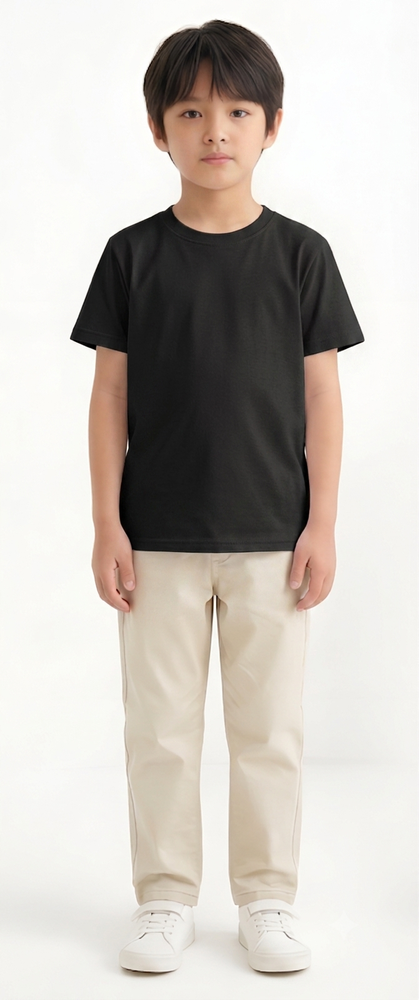
#> input picture 옷/Gemini_Generated_Image_6ik01j6ik01j6ik0.png, 419 x 1000 px, shrunk from 670 x 1600 before the run
$ python remove_bg.py '../옷/Gemini_Generated_Image_6ik01j6ik01j6ik0.png' out.png
#> lines starting #> are read from the running program, lines starting #| are printed output that depends on the picture; after the words box and inside, x2 and y2 are one past the last pixel; in counts of white or black regions, pixels touching at a corner belong together
#!/usr/bin/env python3
import sys
import cv2
import numpy as np
import json

def remove_background(input_path, output_path):
    """
    OpenCV를 사용하여 배경 제거
    흰색 배경을 투명하게 변환
    """
#> called with output_path = 'out.png'
    try:
        # 이미지 읽기
        img = cv2.imread(input_path, cv2.IMREAD_UNCHANGED)
#> img is the input picture: shape (1000, 419, 4); mean B, G, R, A 188.2, 194.4, 200.1, 255

        if img is None:
            return {"error": "이미지를 읽을 수 없습니다"}

        # RGBA가 아니면 RGBA로 변환
        if len(img.shape) < 3 or img.shape[2] != 4:
            img = cv2.cvtColor(img, cv2.COLOR_BGR2BGRA)

        height, width = img.shape[:2]
#> height = 1000; width = 419

        # BGR 채널과 알파 채널 분리
        b, g, r, a = cv2.split(img)
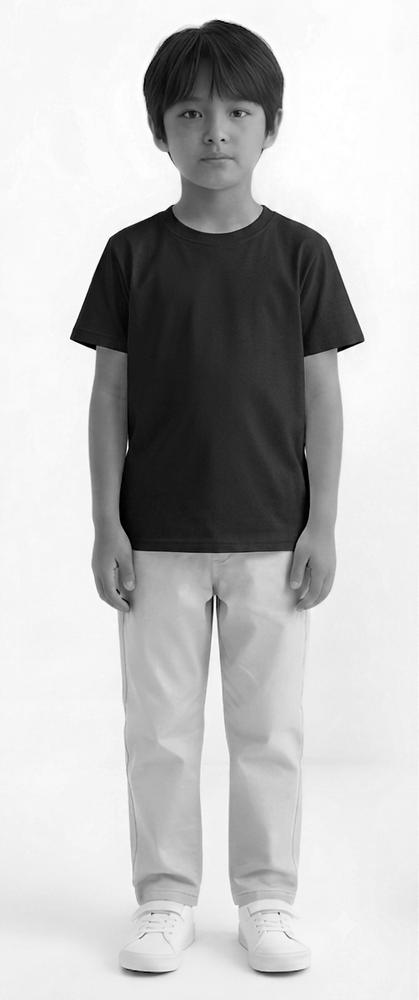
#> b: shape (1000, 419); min 0, max 255, mean 188.2
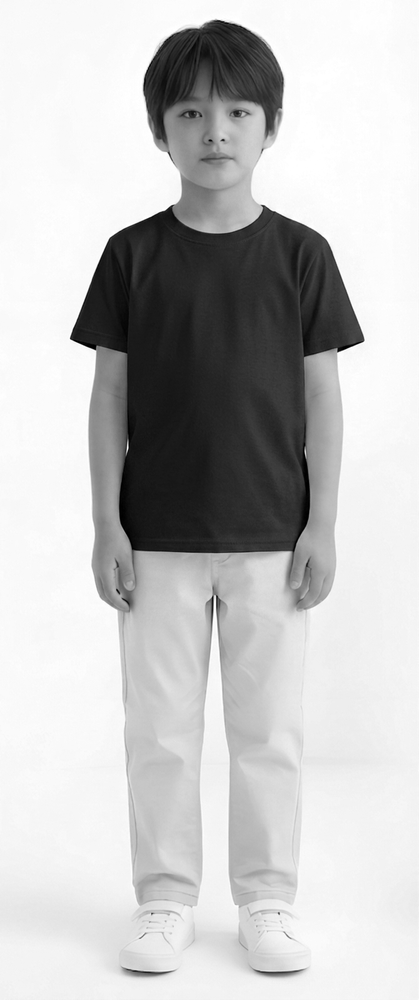
#> g: shape (1000, 419); min 0, max 255, mean 194.4
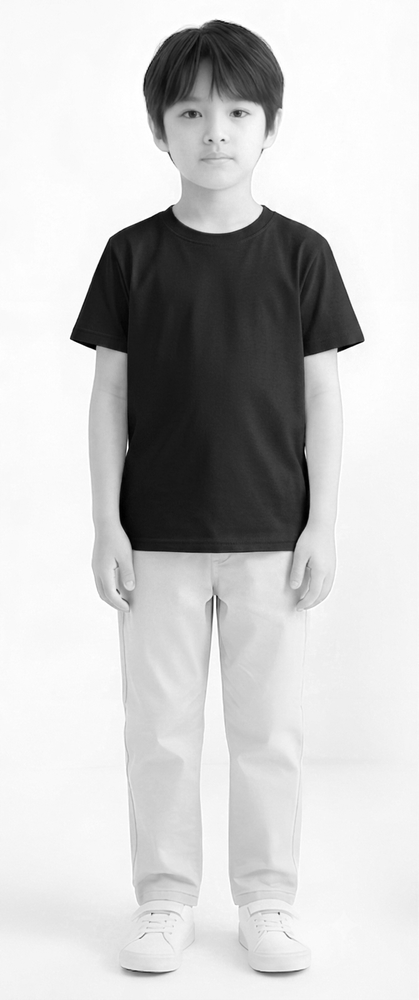
#> r: shape (1000, 419); min 0, max 255, mean 200.1
#> a: shape (1000, 419); every value is 255
        bgr = cv2.merge([b, g, r])

        # BGR을 HSV로 변환
        hsv = cv2.cvtColor(bgr, cv2.COLOR_BGR2HSV)
#> hsv: shape (1000, 419, 3); mean H, S, V 27.8, 17.7, 200.3

        # 흰색 배경 감지 (정확한 범위)
        lower_white = np.array([0, 0, 180])
        upper_white = np.array([180, 30, 255])

        # 마스크 생성
        mask = cv2.inRange(hsv, lower_white, upper_white)
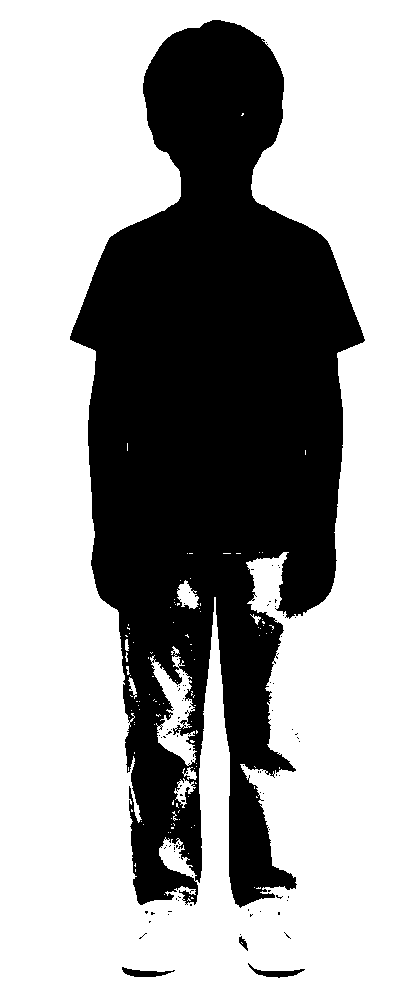
#> mask: shape (1000, 419); 64.8% white; 91 black regions (87 under 20 px), largest, box (x1, y1, x2, y2) and area: (70, 20, 365, 908) 146733, (248, 963, 305, 978) 271, (122, 967, 175, 977) 262, (239, 936, 248, 951) 61
        mask_inv = cv2.bitwise_not(mask)

        # 모폴로지 연산으로 노이즈 제거
        kernel = cv2.getStructuringElement(cv2.MORPH_ELLIPSE, (5, 5))
        mask_inv = cv2.morphologyEx(mask_inv, cv2.MORPH_CLOSE, kernel, iterations=2)
#> mask_inv: shape (1000, 419); 36.1% white; 17 white regions (12 under 20 px), largest, box (x1, y1, x2, y2) and area: (70, 20, 365, 908) 150453, (248, 963, 305, 978) 272, (122, 967, 175, 977) 262, (239, 934, 248, 951) 68, (145, 910, 155, 915) 20
        mask_inv = cv2.morphologyEx(mask_inv, cv2.MORPH_OPEN, kernel, iterations=1)
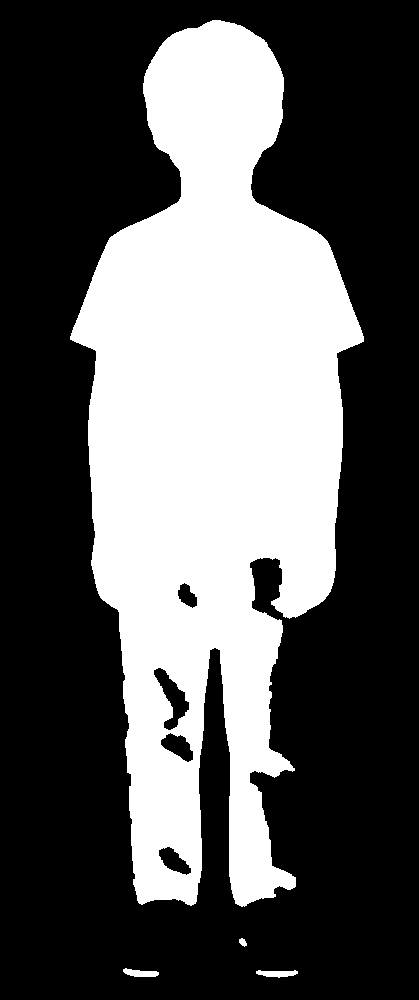
#> mask_inv: shape (1000, 419); 36% white; 4 white regions, box (x1, y1, x2, y2) and area: (70, 20, 364, 907) 150334, (256, 970, 298, 978) 224, (123, 968, 159, 977) 213, (239, 938, 247, 947) 47

        # 하단 정리 (마지막 30픽셀만 추가 처리)
        # 하단의 그라데이션 처리
        bottom_region = mask_inv[height-30:height, :]
#> bottom_region: shape (30, 419); 3.4% white; 2 white regions, box (x1, y1, x2, y2) and area: (256, 0, 298, 8) 224, (123, 0, 159, 7) 202
        bottom_blur = cv2.GaussianBlur(bottom_region, (7, 7), 2)
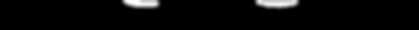
#> bottom_blur: shape (30, 419); min 0, max 255, mean 9.1
        mask_inv[height-30:height, :] = bottom_blur
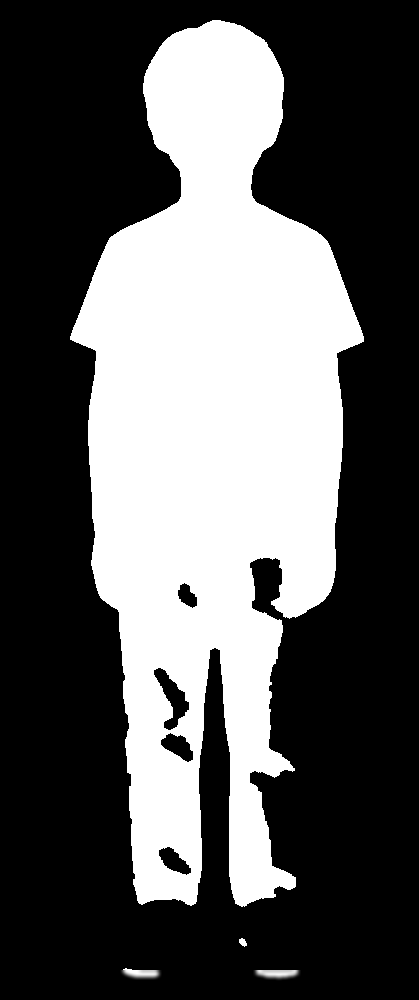
#> mask_inv: shape (1000, 419); 0.2% of pixels changed, all inside (x1, y1, x2, y2) = (120, 970, 301, 981)

        # 경계선 부드럽게 (가우시안 블러)
        mask_smooth = cv2.GaussianBlur(mask_inv, (5, 5), 1)

        # 알파 채널 업데이트
        alpha_new = mask_smooth

        # BGRA 이미지 생성
        result = cv2.merge([b, g, r, alpha_new])

        # PNG로 저장
        cv2.imwrite(output_path, result, [cv2.IMWRITE_PNG_COMPRESSION, 9])

        return {"success": True, "message": "배경 제거 완료"}

    except Exception as e:
        return {"error": str(e)}

if __name__ == "__main__":
    if len(sys.argv) != 3:
        print(json.dumps({"error": "인자가 부족합니다"}))
        sys.exit(1)

    input_path = sys.argv[1]
    output_path = sys.argv[2]

    result = remove_background(input_path, output_path)
    print(json.dumps(result, ensure_ascii=False))

$ run again, on 옷/Gemini_Generated_Image_chy7n1chy7n1chy7_ALTools_AIUpscaler.png
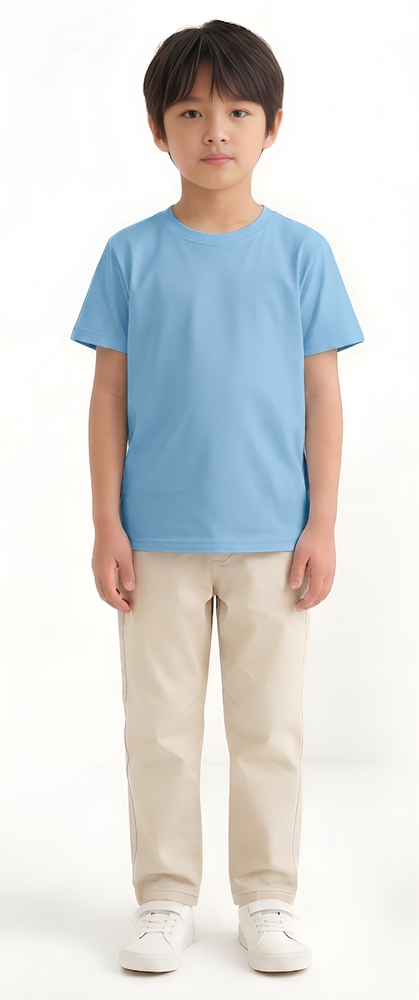
#> input picture 옷/Gemini_Generated_Image_chy7n1chy7n1chy7_ALTools_AIUpscaler.png, 419 x 1000 px, shrunk from 1340 x 3200 before the run
#> in remove_background, img is the input picture: shape (1000, 419, 3); mean B, G, R 217.7, 218.5, 218
#> img: shape (1000, 419, 4)
#> a: shape (1000, 419); every value is 255
#> hsv: shape (1000, 419, 3); mean H, S, V 37.9, 30.4, 229.6
#> in remove_background, `mask = cv2.inRange(hsv, lower_white, upper_white)`:
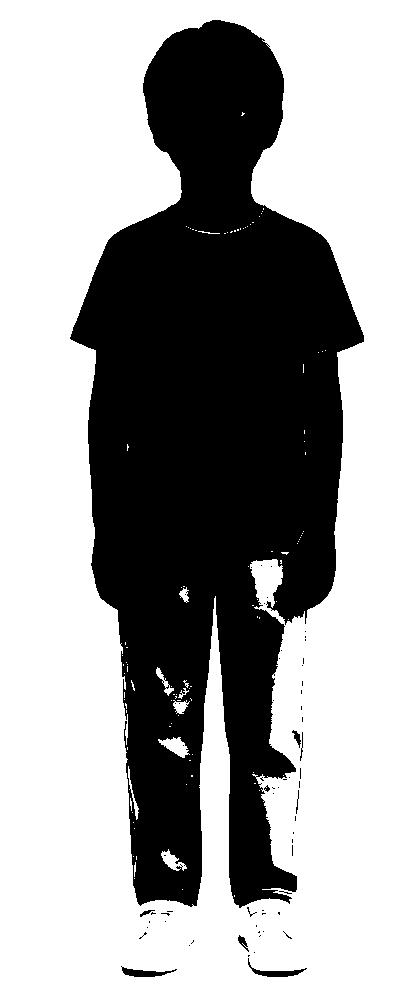
#> mask: shape (1000, 419); 63.5% white; 64 black regions (54 under 20 px), largest, box (x1, y1, x2, y2) and area: (70, 20, 364, 908) 152058, (248, 958, 307, 977) 282, (121, 966, 177, 977) 273
#> bottom_region: shape (30, 419); 3.4% white; 2 white regions, box (x1, y1, x2, y2) and area: (256, 0, 299, 7) 226, (123, 0, 158, 7) 203
#> in remove_background, `mask_inv[height-30:height, :] = bottom_blur`:
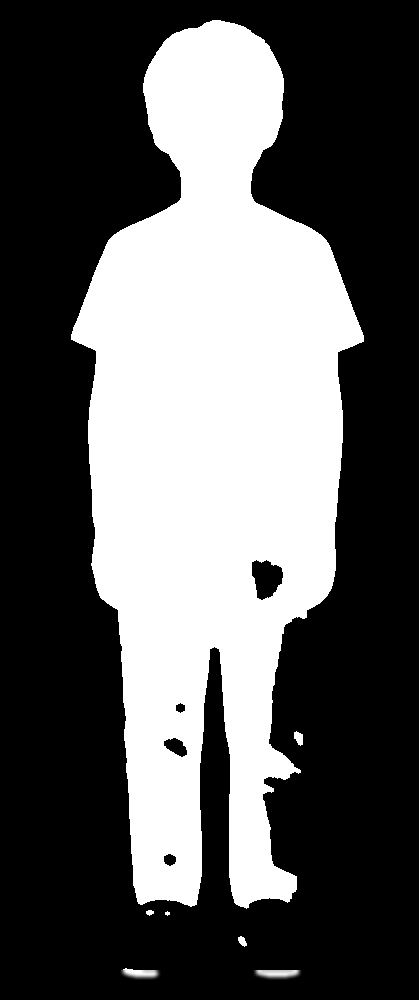
#> mask_inv: shape (1000, 419); min 0, max 255, mean 94.2
